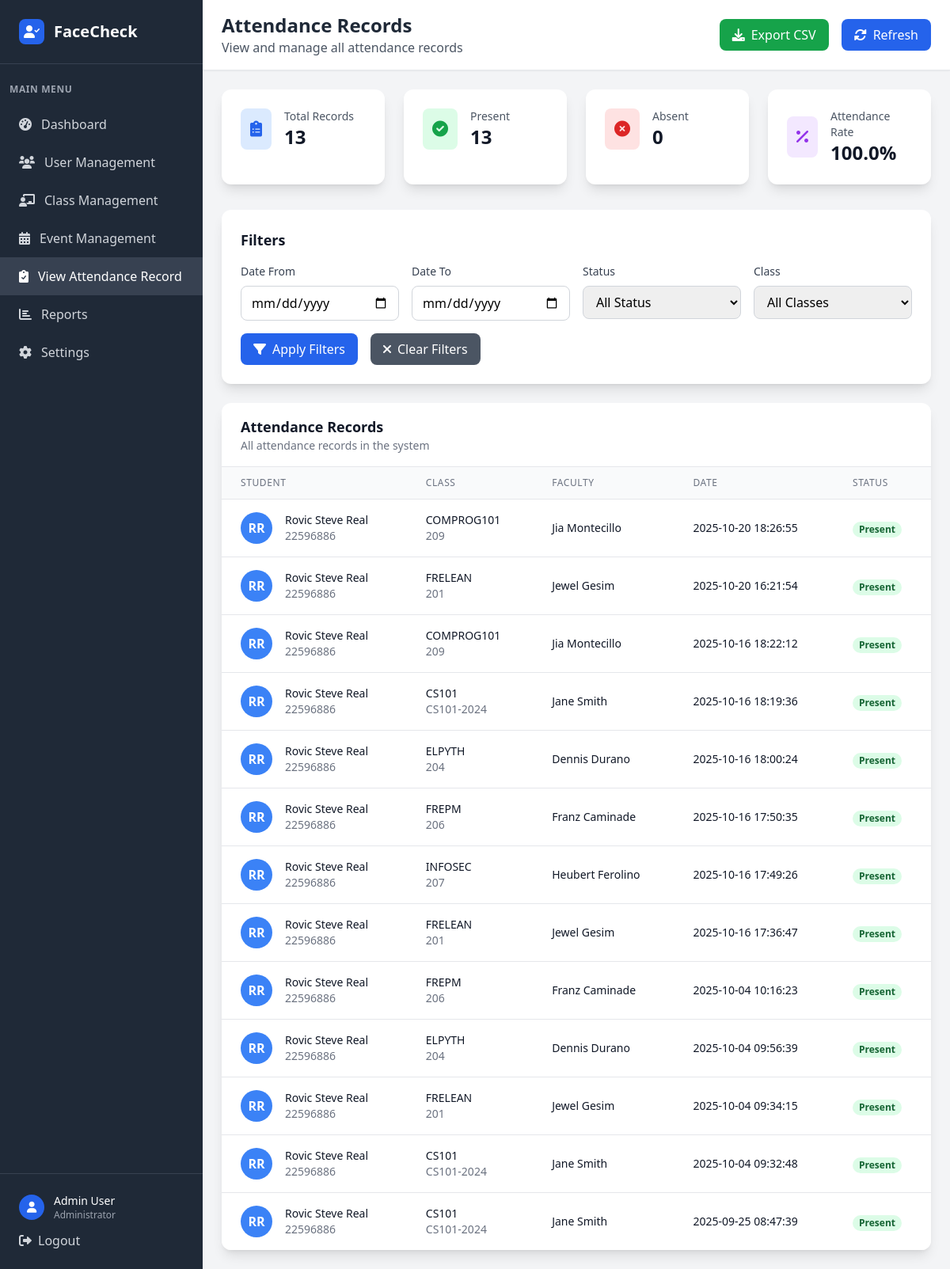
Before: /admin/attendance (signed in) with the older database file.
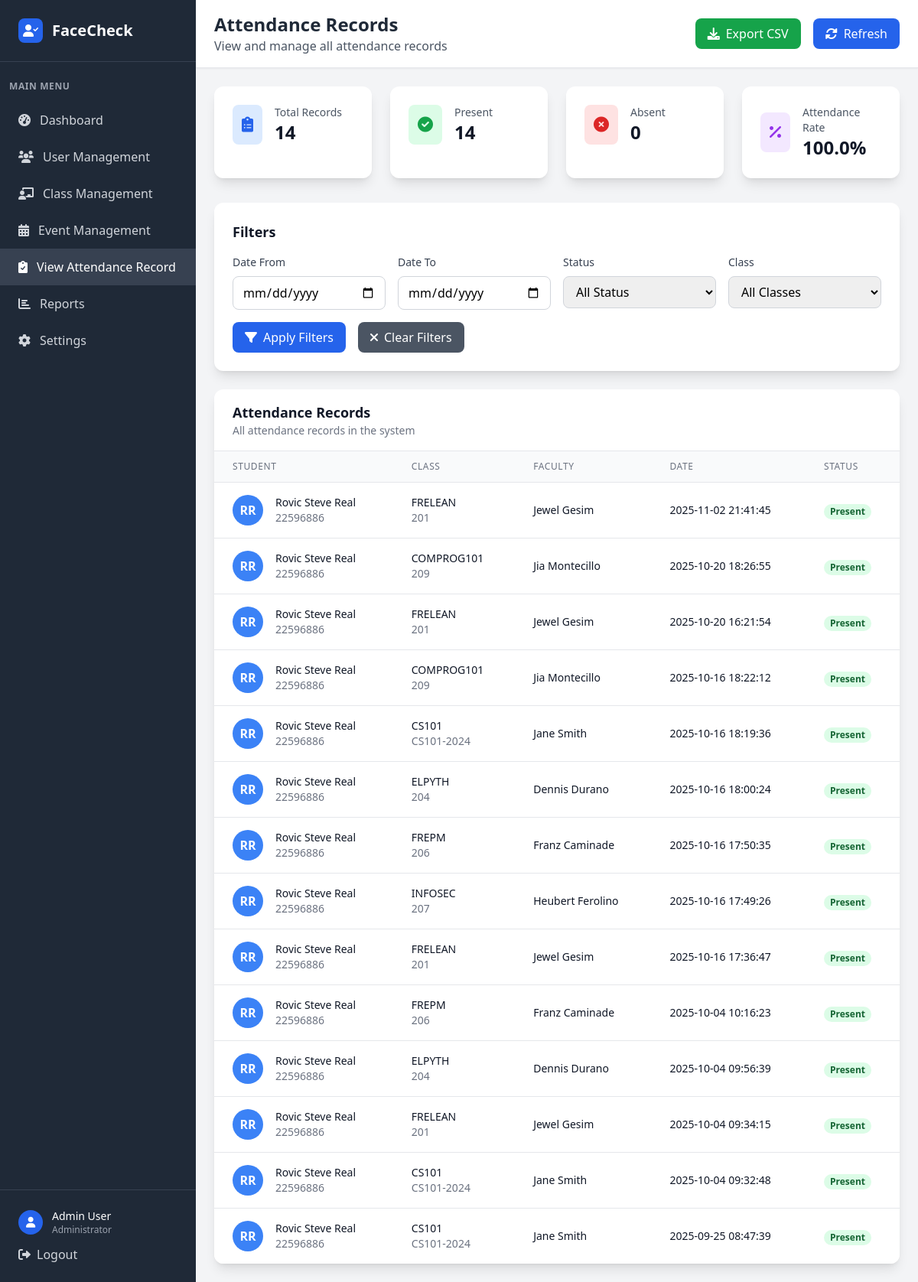
After: the same page with the newer database file.
### tables this page shows
CREATE TABLE attendance (
            attendance_id INTEGER PRIMARY KEY AUTOINCREMENT,
            attendance_date DATETIME NOT NULL,
            attendance_status VARCHAR(10) NOT NULL CHECK (attendance_status IN ('present', 'absent', 'late')),
            studentclass_id INTEGER NOT NULL,
            FOREIGN KEY (studentclass_id) REFERENCES student_class(studentclass_id)
        );

CREATE TABLE user (
            user_id INTEGER PRIMARY KEY AUTOINCREMENT,
            idno VARCHAR(20) NOT NULL UNIQUE,
            firstname VARCHAR(50) NOT NULL,
            lastname VARCHAR(50) NOT NULL,
            role VARCHAR(10) NOT NULL CHECK (role IN ('admin', 'faculty', 'student')),
            password VARCHAR(255) NOT NULL,
            created_at DATETIME DEFAULT CURRENT_TIMESTAMP,
            is_active BOOLEAN DEFAULT 1,
            dept_id INTEGER,
            FOREIGN KEY (dept_id) REFERENCES department(dept_id)
        );

CREATE TABLE class (
            class_id INTEGER PRIMARY KEY AUTOINCREMENT,
            class_name VARCHAR(20) NOT NULL,
            edpcode VARCHAR(20) NOT NULL UNIQUE,
            start_time TIME,
            end_time TIME,
            room VARCHAR(10),
            faculty_id INTEGER NOT NULL,
            FOREIGN KEY (faculty_id) REFERENCES faculty(faculty_id)
        );

### app.py (the view)
@app.route('/admin/attendance')
def admin_attendance():
    if 'user_id' not in session or session['role'] != 'admin':
        return redirect(url_for('login'))
    conn = get_db_connection()
    attendance_records = conn.execute('''
        SELECT
            a.attendance_id,
            a.attendance_date,
            a.attendance_status,
            u.firstname,
            u.lastname,
            u.idno,
            c.class_name,
            c.edpcode,
            fu.firstname as faculty_firstname,
            fu.lastname as faculty_lastname
        FROM attendance a
        JOIN student_class sc ON a.studentclass_id = sc.studentclass_id
        JOIN student s ON sc.student_id = s.student_id
        JOIN user u ON s.user_id = u.user_id
        JOIN class c ON sc.class_id = c.class_id
        JOIN faculty f ON c.faculty_id = f.faculty_id
        JOIN user fu ON f.user_id = fu.user_id
        ORDER BY a.attendance_date DESC, u.lastname, u.firstname
    ''').fetchall()
    total_records = len(attendance_records)
    present_count = len([r for r in attendance_records if r['attendance_status'] == 'present'])
    absent_count = total_records - present_count
    attendance_rate = (present_count / total_records * 100) if total_records > 0 else 0
    conn.close()
    return render_template('admin_attendance.html',
                         attendance_records=attendance_records,
                         total_records=total_records,
                         present_count=present_count,
                         absent_count=absent_count,
                         attendance_rate=round(attendance_rate, 1))

### app.py (called while the page is built)
def get_db_connection():
    try:
        conn = sqlite3.connect('facecheck.db', timeout=30.0)
        conn.row_factory = sqlite3.Row
        conn.execute('PRAGMA foreign_keys = ON')
        try:
            cur = conn.cursor()
            cur.execute("PRAGMA table_info(faculty)")
            columns = [row[1] for row in cur.fetchall()]
            if 'attendance_image' not in columns:
                cur.execute("ALTER TABLE faculty ADD COLUMN attendance_image VARCHAR(255)")
                conn.commit()
        except Exception:
            pass
        return conn
    except sqlite3.Error as e:
        print(f"Database connection error: {e}")
        raise

### templates/admin_attendance.html (shortened to what the changed rows need)
<!DOCTYPE html>
<html lang="en">
<head>
    <script src="https://cdn.tailwindcss.com"></script>
    <link href="https://cdnjs.cloudflare.com/ajax/libs/font-awesome/6.0.0/css/all.min.css" rel="stylesheet">
</head>
<body class="bg-gray-100">
    <div class="flex h-screen">
        <div class="w-64 bg-gray-800 text-white">
            <div class="p-6 border-b border-gray-700">
                <div class="flex items-center">
                    <h1 class="text-xl font-bold">FaceCheck</h1>
                </div>
            </div>
        </div>
        <div class="flex-1 flex flex-col overflow-hidden">
            <header class="bg-white shadow-sm border-b border-gray-200">
                <div class="px-6 py-4">
                    <div class="flex items-center justify-between">
                        <div>
                            <h2 class="text-2xl font-bold text-gray-800">Attendance Records</h2>
                        </div>
                    </div>
                </div>
            </header>
            <main class="flex-1 overflow-y-auto p-6">
                <div class="grid grid-cols-1 md:grid-cols-4 gap-6 mb-8">
                    <div class="bg-white rounded-xl shadow-lg p-6">
                        <div class="flex items-center">
                            <div class="ml-4">
                                <p class="text-sm font-medium text-gray-600">Total Records</p>
                                <p class="text-2xl font-bold text-gray-900">{{ total_records }}</p>
                            </div>
                        </div>
                    </div>
                    <div class="bg-white rounded-xl shadow-lg p-6">
                        <div class="flex items-center">
                            <div class="ml-4">
                                <p class="text-sm font-medium text-gray-600">Present</p>
                                <p class="text-2xl font-bold text-gray-900">{{ present_count }}</p>
                            </div>
                        </div>
                    </div>
                </div>
                <div class="bg-white rounded-xl shadow-lg overflow-hidden">
                    <div class="overflow-x-auto">
                        <table class="min-w-full divide-y divide-gray-200" id="attendanceTable">
                            <thead class="bg-gray-50">
                                <tr>
                                    <th class="px-6 py-3 text-left text-xs font-medium text-gray-500 uppercase tracking-wider">Student</th>
                                    <th class="px-6 py-3 text-left text-xs font-medium text-gray-500 uppercase tracking-wider">Class</th>
                                    <th class="px-6 py-3 text-left text-xs font-medium text-gray-500 uppercase tracking-wider">Faculty</th>
                                    <th class="px-6 py-3 text-left text-xs font-medium text-gray-500 uppercase tracking-wider">Date</th>
                                    <th class="px-6 py-3 text-left text-xs font-medium text-gray-500 uppercase tracking-wider">Status</th>
                                </tr>
                            </thead>
                            <tbody class="bg-white divide-y divide-gray-200">
                                {% for record in attendance_records %}
                                <tr class="hover:bg-gray-50">
                                    <td class="px-6 py-4 whitespace-nowrap">
                                        <div class="flex items-center">
                                            <div class="flex-shrink-0 h-10 w-10">
                                                <div class="h-10 w-10 rounded-full bg-blue-500 flex items-center justify-center text-white font-bold">
                                                    {{ record.firstname[0] }}{{ record.lastname[0] }}
                                                </div>
                                            </div>
                                            <div class="ml-4">
                                                <div class="text-sm font-medium text-gray-900">{{ record.firstname }} {{ record.lastname }}</div>
                                                <div class="text-sm text-gray-500">{{ record.idno }}</div>
                                            </div>
                                        </div>
                                    </td>
                                    <td class="px-6 py-4 whitespace-nowrap">
                                        <div class="text-sm font-medium text-gray-900">{{ record.class_name }}</div>
                                        <div class="text-sm text-gray-500">{{ record.edpcode }}</div>
                                    </td>
                                    <td class="px-6 py-4 whitespace-nowrap text-sm text-gray-900">
                                        {{ record.faculty_firstname }} {{ record.faculty_lastname }}
                                    </td>
                                    <td class="px-6 py-4 whitespace-nowrap text-sm text-gray-900">
                                        {{ record.attendance_date }}
                                    </td>
                                    <td class="px-6 py-4 whitespace-nowrap">
                                        <span class="px-2 inline-flex text-xs leading-5 font-semibold rounded-full
                                            {% if record.attendance_status == 'present' %}bg-green-100 text-green-800{% else %}bg-red-100 text-red-800{% endif %}">
                                            {{ record.attendance_status.title() }}
                                        </span>
                                    </td>
                                </tr>
                                {% endfor %}
                            </tbody>
                        </table>
                    </div>
                </div>
            </main>
        </div>
    </div>
</body>
</html>

Changed rows visible on the page:
added attendance: firstname "R", lastname "R", firstname "Rovic Steve", lastname "Real", idno "22596886", class_name "FRELEAN", edpcode "201", faculty_firstname "Jewel", faculty_lastname "Gesim", attendance_date "2025-11-02 21:41:45", attendance_status "Present"
Other visible differences:
{{ total_records }}: "13" → "14"
{{ present_count }}: "13" → "14"
